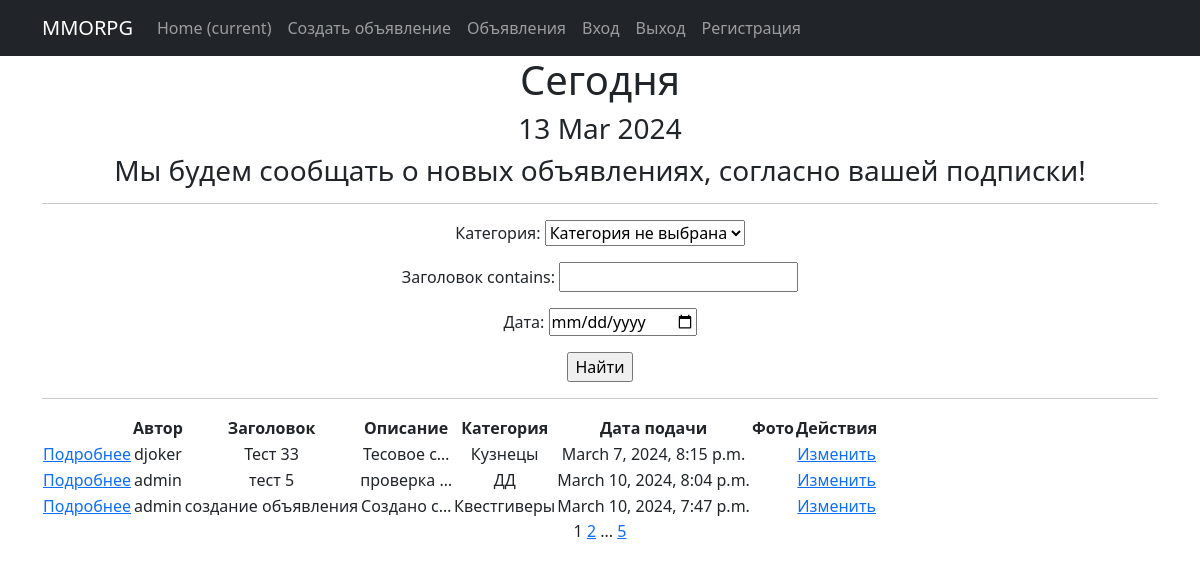
Page /announcement/ on the earlier database version.
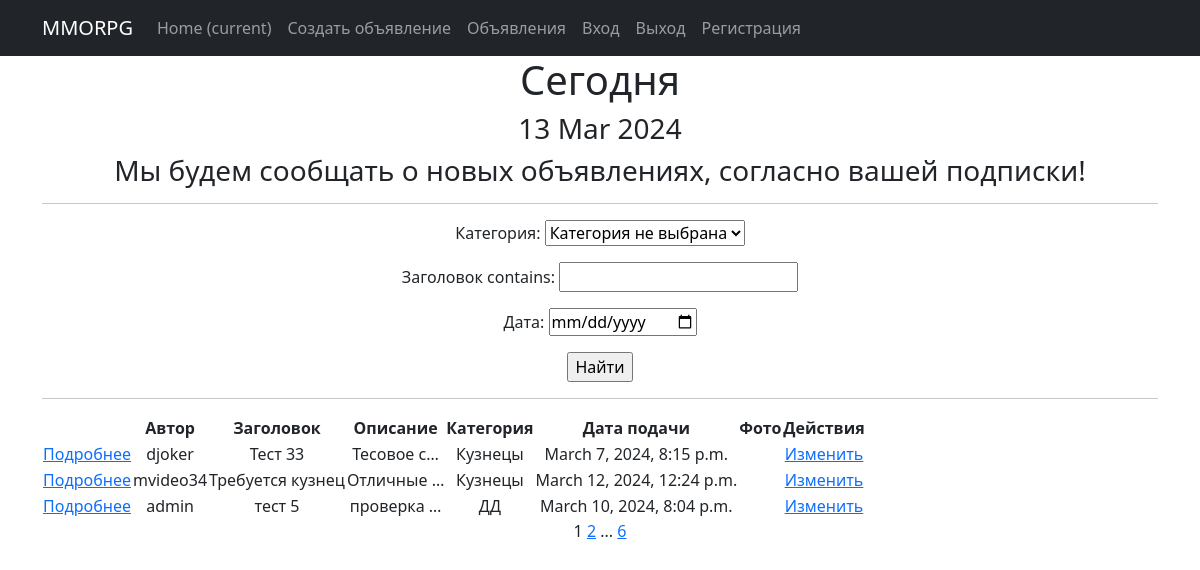
Same page on the later database version.
### board/models.py (models this page shows, shortened)
class Announcement(models.Model):  # Объявление
    author = models.ForeignKey(User, on_delete=models.CASCADE, verbose_name="Автор")
    title = models.CharField(max_length=64, verbose_name="Заголовок")
    text = models.TextField(verbose_name="Текст объявления")
    category = models.CharField(max_length=2, choices=CATEGORY_TYPE, default='TN', verbose_name="Категория")
    dateCreation = models.DateTimeField(auto_now_add=True, verbose_name="Дата публикации")
    upload = models.FileField(upload_to='uploads/', help_text="Загрузите файл", blank=True, verbose_name="Загрузка")

### board/views.py (the view)
# urls.py: path('', AnnouncementList.as_view(), name='announcements'),
class AnnouncementList(ListView):
    model = Announcement  # Указываем модель, объекты которой мы будем выводить
    ordering = 'category'  # Поле, которое будет использоваться для сортировки объектов
    template_name = 'board/announcements.html'  # Указываем имя шаблона, в котором будут все инструкции о том, как именно пользователю должны быть показаны наши объекты
    context_object_name = 'announcements'  # Это имя списка, в котором будут лежать все объекты. # Его надо указать, чтобы обратиться к списку объектов в html-шаблоне.
    paginate_by = 3  # вот так мы можем указать количество записей на странице
    def get_queryset(self):
        queryset = super().get_queryset()  # Получаем обычный запрос
        self.filterset = AnnouncementFilter(self.request.GET, queryset)
        return self.filterset.qs
    def get_context_data(self, **kwargs):
        context = super().get_context_data(**kwargs)
        context['next_sale'] = None
        context['filterset'] = self.filterset
        return context

### board/templatetags/custom_tags.py (called while the page is built)
@register.simple_tag()
def current_time(format_string='%d %b %Y'):
    return datetime.utcnow().strftime(format_string)

@register.simple_tag(takes_context=True)  #Параметр декоратора takes_context=True сообщает Django, что для работы тега требуется передать контекст.
def url_replace(context, **kwargs):
    d = context['request'].GET.copy()  # нам позволяет скопировать все параметры текущего запроса.
    for k, v in kwargs.items():
        d[k] = v
    return d.urlencode()

### board/templates/board/announcements.html (shortened to what this page needs)
{% extends 'board/default.html' %}
{% load custom_filters %}
{% load custom_tags %}
{% block content %}
    <h1>Сегодня</h1>
    <h3>{% current_time '%d %b %Y' %}</h3>
    <h3> {{ next_sale|default_if_none:"Мы будем сообщать о новых объявлениях, согласно вашей подписки!" }} </h3>
    <hr>
   <form action="" method="get">
       {{ filterset.form.as_p }}
       <input type="submit" value="Найти" />
   </form>
    <hr>
    {% if announcements %}
        <table>
            <tr>
                <td></td>
                <td><b>Автор</b></td>
                <td><b>Заголовок</b></td>
                <td><b>Описание</b></td>
                <td><b>Категория</b></td>
                <td><b>Дата подачи</b></td>
                <td><b>Фото</b></td>
                <td><b>Действия</b></td>
            </tr>
            {% for el in announcements %}
            <tr>
                <td><a href="{% url 'announcement_detail' el.id %}">Подробнее</a>
                <td>{{ el.author }}</td>
                <td>{{ el.title }}</td>
                <td>{{ el.text |  truncatechars:10 }}</td>
                <td>{{ el.get_category_display}}</td>
                <td>{{ el.dateCreation }}</td>
                <td>{{ el.upload }}</td>
                <td>
                    <a href="{% url 'announcement_update' el.id %}">Изменить</a>
            </tr>
            {% endfor %}
         </table>
    {% else %}
        <h2>Отзывов нет!</h2>
    {% endif %}
   {{ page_obj.number }}
   {% if page_obj.has_next %}
       <a href="?{% url_replace page=page_obj.next_page_number %}">{{ page_obj.next_page_number }}</a>
       {% if paginator.num_pages != page_obj.next_page_number %}
           ...
           <a href="?{% url_replace page=page_obj.paginator.num_pages %}">{{ page_obj.paginator.num_pages }}</a>
       {% endif %}
   {% endif %}
{% endblock content %}

Differences in the rows shown:
no longer on this page (row unchanged): Announcement: author "admin", title "создание объявления", text "Создано с…", category "Квестгиверы", dateCreation "March 10, 2024, 7:47 p.m."
added Announcement: author "mvideo34", title "Требуется кузнец", text "Отличные …", category "Кузнецы", dateCreation "March 12, 2024, 12:24 p.m."
Other differences:
{{ page_obj.paginator.num_pages }}: "5" → "6"
